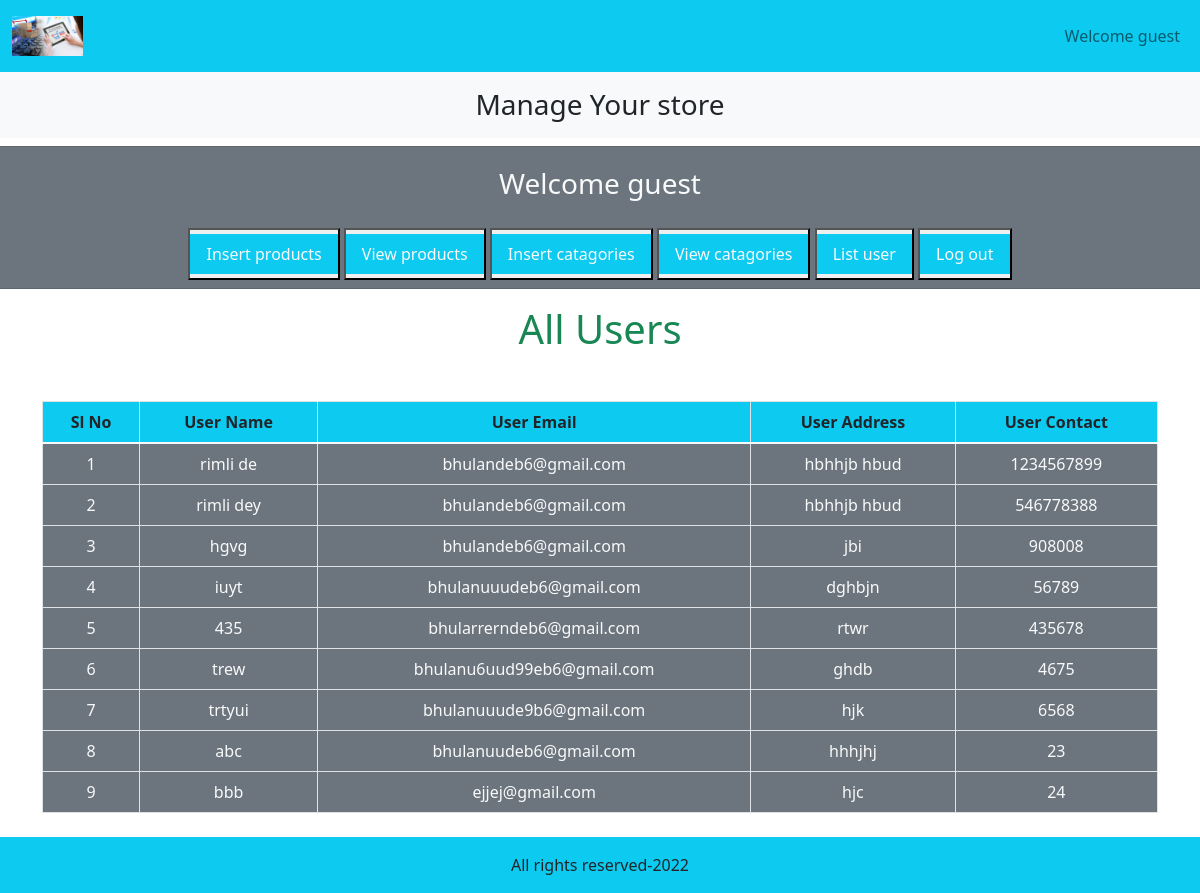
The page /admin/index.php?view_user on the database its author committed.
### tables this page shows
CREATE TABLE `user_table` (
  `user_id` int(11) NOT NULL,
  `username` varchar(100) NOT NULL,
  `user_email` varchar(100) NOT NULL,
  `user_password` varchar(260) NOT NULL,
  `user_ip` varchar(100) NOT NULL,
  `user_address` varchar(200) NOT NULL,
  `user_mobile` varchar(20) NOT NULL
);

### admin/view_user.php (the view, shortened to what this page needs)
<h1 class="text-center text-success">All Users</h1>
<table class="table table-bordered mt-5">
    <thead class="bg-info text-center">
        <tr>
            <th>Sl No</th>
            <th>User Name</th>
            <th>User Email</th>
            <th>User Address</th>
            <th>User Contact</th>
        </tr>
    </thead>
    <tbody class="bg-secondary text-light text-center">
        <?php
        $get_user="Select * from `user_table`";
        $result_user=mysqli_query($con,$get_user);
        $number=0;
        while($row=mysqli_fetch_assoc($result_user)){
              $username=$row['username'];
              $user_email=$row['user_email'];
              $user_address=$row['user_address'];
              $user_mobile=$row['user_mobile'];
              $number++;
              ?>
              <tr>
              <td><?php echo"$number"?></td>
              <td><?php echo"$username"?></td>
              <td><?php echo"$user_email"?></td>
              <td><?php echo"$user_address"?></td>
              <td><?php echo"$user_mobile"?></td>
          </tr>
          <?php
        }
        ?>
    </tbody>
</table>
<br>

### admin/index.php (shortened to what this page needs)
<?php
include('../functions/common_function.php');
?>
<!DOCTYPE html>
<html lang="en">
<head>
    <link rel="stylesheet" href="adminstyle.css">
    <link href="https://cdn.jsdelivr.net/npm/bootstrap@5.1.3/dist/css/bootstrap.min.css" rel="stylesheet"
>
    <link rel="stylesheet" href="https://cdnjs.cloudflare.com/ajax/libs/font-awesome/6.1.2/css/all.min.css"
 />
</head>
<body>
    <div class="container-fluid p-0">
        <nav class="navbar navbar-expand-lg navbar-light bg-info">
            <div class="container-fluid">
                <img src="../images/logo.jpg" alt="loading" class="logo">
                <nav class="navbar navbar-expand-lg navbar-light bg-info ">
                    <div class="navbar-nav">
                        <div class="nav-item">
                        <?php
                if(!isset($_SESSION['adminname']))
                {
                    echo "<li class='nav-item'>
                    <a class='nav-link' href='#'>Welcome guest</a>
                </li>";
                }
                else{
                    echo " <li class='nav-item'>
                    <a class='nav-link' href='#'>Welcome <span class='text-warning'> <strong>".$_SESSION['adminname']."</strong></span></a>
                </li>";
                }
                ?>
                        </div>
                    </div>
                </nav>
            </div>
        </nav>
        <div class="bg-light">
            <h3 class="text-center p-3">Manage Your store</h3>
        </div>
        <div class="row sticky-sm-top">
            <div class="col-md-12 bg-secondary p-1 align-items-center card sticky-top">
                <div class="p-3">
                    <?php
                if(!isset($_SESSION['adminname']))
                {
                    echo "
            <h3 class='text-center text-light' >Welcome guest</h3>";
                }
                else{
                    echo "
                <h3 class='text-cemter text-light' >Welcome <span class='text-warning'> <strong>".$_SESSION['adminname']."</strong></span></h3>";
                }
                ?>                </div>
                <div class="button text-center ">
                    <button class="my-1"><a href="insert_product.php" class="nav-link text-light bg-info my-1  ">Insert products</a></button>
                    <button class="my-1"><a href="index.php?view_products" class="nav-link text-light bg-info my-1">View products</a></button>
                    <button class="my-1"><a href="index.php?insert_catagory" class="nav-link text-light bg-info my-1">Insert catagories</a></button>
                    <button class="my-1"><a href="index.php?view_catagory" class="nav-link text-light bg-info my-1">View catagories</a></button>
                    <button class="my-1"><a href="index.php?view_user" class="nav-link text-light bg-info my-1">List user</a></button>
                    <button class="my-1"><a href="logout.php" class="nav-link text-light bg-info my-1">Log out</a></button>
                </div>
            </div>
        </div>
    </div>
    <div class="container my-3">
        <?php
        if(isset($_GET['view_user'])){
            include('view_user.php');
        }
        ?>
    </div>
    <br>
     <div class="bg-info text-center p-3 fixed-bottom"  id="foot">
        All rights reserved-2022
    </div>
</body>
</html>

### admin/adminstyle.css (style rules this page uses)
* { margin: 0px; padding: 0px; box-sizing: border-box; }
.logo { width: 6%;; height: 6%; }
#foot { bottom: 0px; }

### admin/index.php (style rules this page uses)
body { overflow-x: hidden; }

### rows shown on the page
user_table: username "rimli de", user_email "bhulandeb6@gmail.com", user_address "hbhhjb hbud", user_mobile "1234567899"
user_table: username "rimli dey", user_email "bhulandeb6@gmail.com", user_address "hbhhjb hbud", user_mobile "546778388"
user_table: username "hgvg", user_email "bhulandeb6@gmail.com", user_address "jbi", user_mobile "908008"
user_table: username "iuyt", user_email "bhulanuuudeb6@gmail.com", user_address "dghbjn", user_mobile "56789"
user_table: username "435", user_email "bhularrerndeb6@gmail.com", user_address "rtwr", user_mobile "435678"
user_table: username "trew", user_email "bhulanu6uud99eb6@gmail.com", user_address "ghdb", user_mobile "4675"
user_table: username "trtyui", user_email "bhulanuuude9b6@gmail.com", user_address "hjk", user_mobile "6568"
user_table: username "abc", user_email "bhulanuudeb6@gmail.com", user_address "hhhjhj", user_mobile "23"
user_table: username "bbb", user_email "ejjej@gmail.com", user_address "hjc", user_mobile "24"
